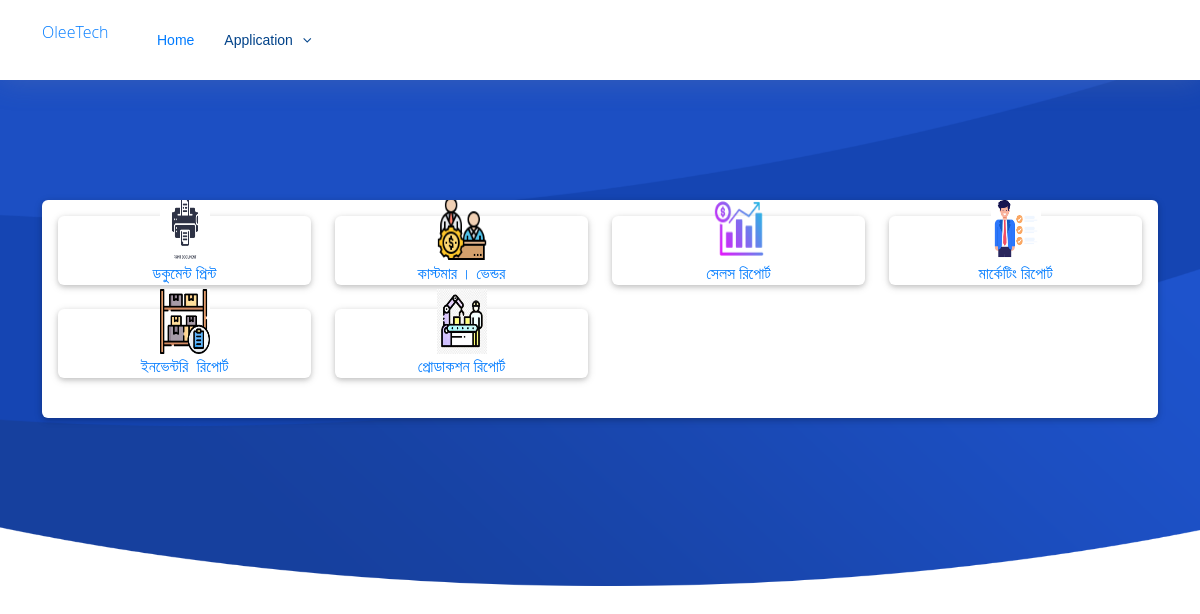
The page /report/ on the database its author committed.
### Report/models.py (models this page shows, shortened)
class Post(models.Model):
    title = models.CharField(max_length=200, unique=True)
    slug = models.SlugField(max_length=200, unique=True)
    author = models.ForeignKey(User, on_delete= models.CASCADE,related_name='blog_posts')
    updated_on = models.DateTimeField(auto_now= True)
    content = HTMLField() # Change This Line
    created_on = models.DateTimeField(auto_now_add=True)
    status = models.IntegerField(choices=STATUS, default=0)
    logo = models.ImageField(upload_to='reportlogo/', null=True, blank=True)
    class Meta:
        ordering = ['-created_on']

### Report/views.py (the view)
# urls.py: path('', views.post_list, name='post_list'),
def post_list(request):
    posts = Post.objects.filter(status=1).order_by('-created_on')
    return render(request, 'post_list.html', {'posts': posts})

### Report/templates/post_list.html
{% extends 'basereport.html' %}
{% load static %}
{% block content %}
<section class="section card mb-5">
    <div class="card-body">
        <div class="row">
            {% for post in posts %}
            <div class="col-xl-3 col-md-6 mb-xl-0 mb-4 pb-4">
        <div class="card card-cascade cascading-admin-card">
            <div class="admin-up text-center">
                {% if post.logo %}
                <img src="{{ post.logo.url }}" alt="{{ post.title }} Logo" width="50" height="65">
                {% endif %}
              <div class="data">
               <a href="{% url 'post_detail' post.slug %}">{{ post.title }}</a>
              </div>
            </div>
          </div>
        </div>
            {% empty %}
            <p>No posts available.</p>
            {% endfor %}
        </div>
</div>
</section>
{% endblock %}

### static/assets/css/style.css (style rules this page uses)
body { background: #fff; color: #444; font-family: "Open Sans", sans-serif; }
a { color: #007bff; transition: 0.5s; }
section { overflow: hidden; }

### templates/basereport.html (style rules this page uses)
.cascading-admin-card .admin-up { margin-left: 4%; margin-right: 4%; margin-top: -1.25rem; }

### rows shown on the page
Post: logo (picture), title "ডকুমেন্ট প্রিন্ট"
Post: logo (picture), title "কাস্টমার । ভেন্ডর"
Post: logo (picture), title "সেলস রিপোর্ট"
Post: logo (picture), title "মার্কেটিং রিপোর্ট"
Post: logo (picture), title "ইনভেন্টরি রিপোর্ট"
Post: logo (picture), title "প্রোডাকশন রিপোর্ট"
